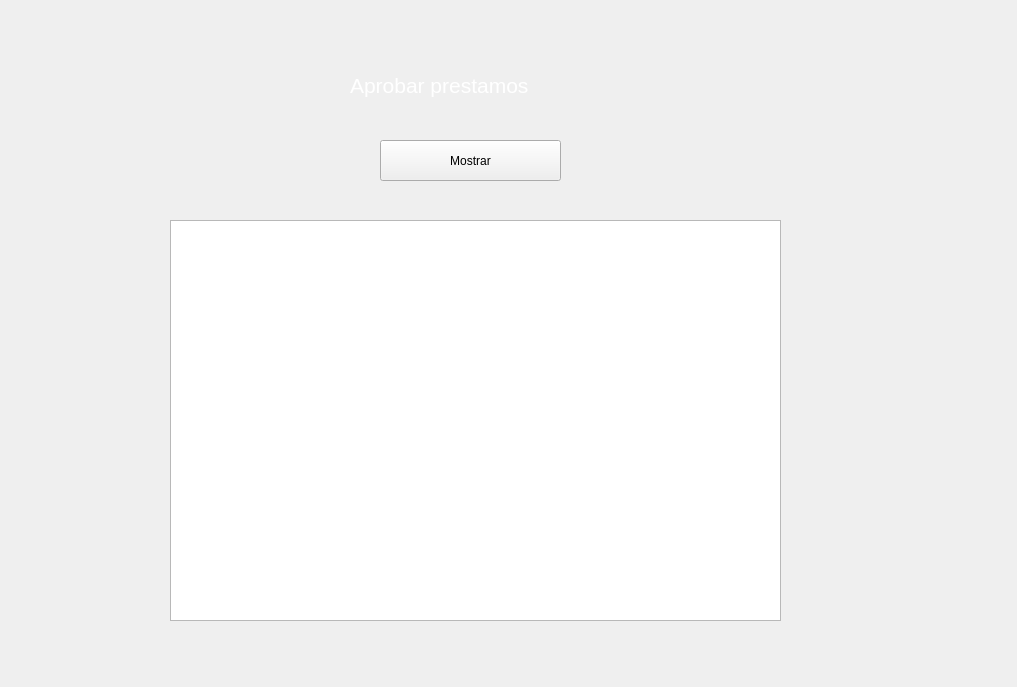
<?xml version="1.0" encoding="UTF-8"?>
<ui version="4.0">
 <class>Form</class>
 <widget class="QWidget" name="Form">
  <property name="geometry">
   <rect>
    <x>0</x>
    <y>0</y>
    <width>1017</width>
    <height>687</height>
   </rect>
  </property>
  <property name="windowTitle">
   <string>Form</string>
  </property>
  <widget class="QLabel" name="label">
   <property name="geometry">
    <rect>
     <x>-120</x>
     <y>-50</y>
     <width>1241</width>
     <height>751</height>
    </rect>
   </property>
   <property name="styleSheet">
    <string notr="true">image: url(:/imagenes/fondo_proyecto.png);</string>
   </property>
   <property name="text">
    <string/>
   </property>
  </widget>
  <widget class="QTableWidget" name="tableWidget">
   <property name="geometry">
    <rect>
     <x>170</x>
     <y>220</y>
     <width>611</width>
     <height>401</height>
    </rect>
   </property>
  </widget>
  <widget class="QLabel" name="label_2">
   <property name="geometry">
    <rect>
     <x>350</x>
     <y>60</y>
     <width>481</width>
     <height>51</height>
    </rect>
   </property>
   <property name="text">
    <string>&lt;html&gt;&lt;head/&gt;&lt;body&gt;&lt;p&gt;&lt;span style=&quot; font-size:16pt; color:#ffffff;&quot;&gt;Aprobar prestamos&lt;/span&gt;&lt;/p&gt;&lt;/body&gt;&lt;/html&gt;</string>
   </property>
  </widget>
  <widget class="QPushButton" name="pushButton">
   <property name="geometry">
    <rect>
     <x>380</x>
     <y>140</y>
     <width>181</width>
     <height>41</height>
    </rect>
   </property>
   <property name="text">
    <string>Mostrar</string>
   </property>
  </widget>
 </widget>
 <resources>
  <include location="../imagenes/imagenes.qrc"/>
 </resources>
 <connections/>
</ui>
